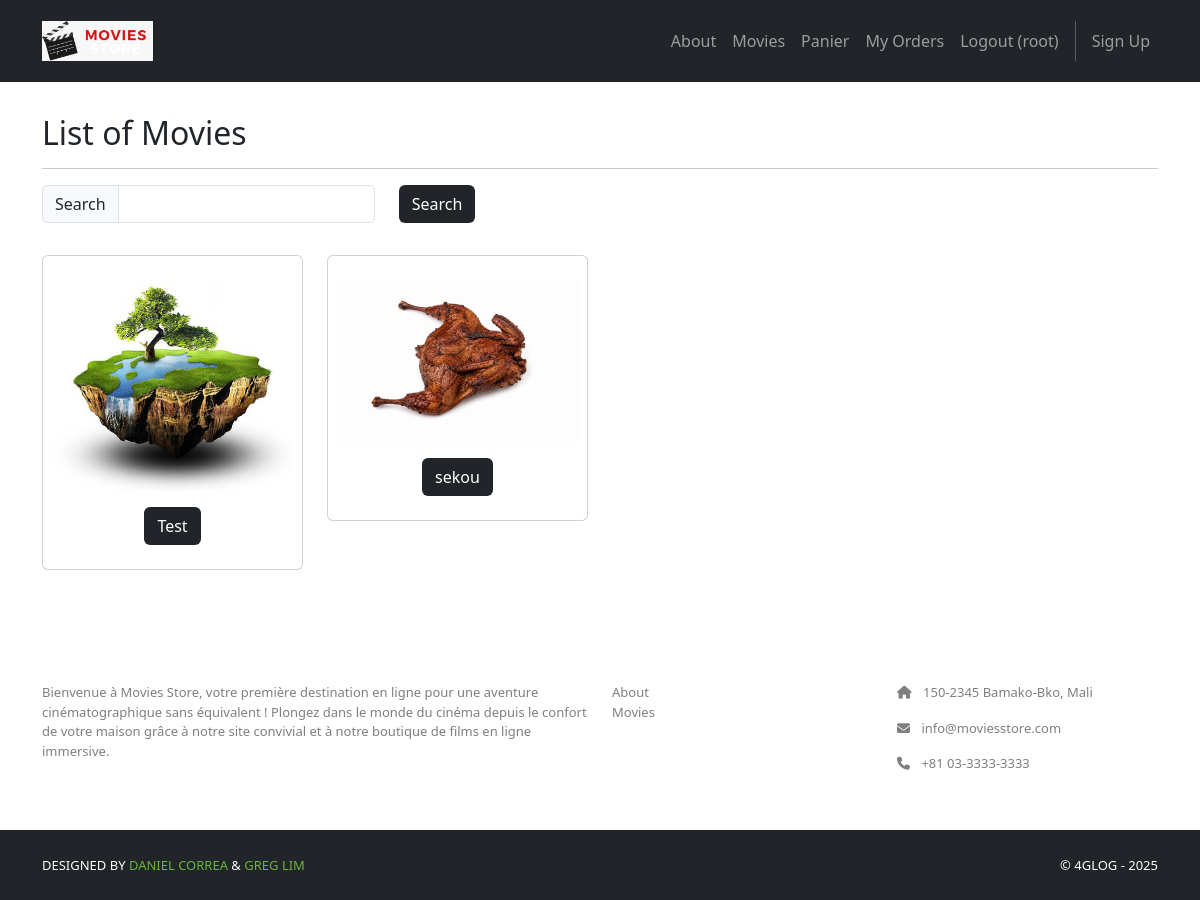
/movies/ (signed in), run on the app's committed database.
### movies/models.py (models this page shows, shortened)
class Movie(models.Model):
    id = models.AutoField(primary_key=True)
    title = models.CharField(max_length=255)
    price = models.IntegerField()
    description = models.TextField()
    image = models.ImageField(upload_to='movies/images')

### movies/views.py (the view)
# urls.py: path('', views.index, name='cart.index'),
def index(request):
    search_term = request.GET.get('search')
    if search_term:
        movies = Movie.objects.filter(title__icontains=search_term)
    else:
        movies = Movie.objects.all()
    template_data = {}
    template_data['title'] = 'Movies'
    template_data['movies'] = movies
    return render(request, 'movies/index.html', {'template_data': template_data})

### movies/templates/movies/index.html
{% extends 'base.html' %}
{% block content %}
{% load static %}
<div class="p-3">
  <div class="container">
    <div class="row mt-3">
      <div class="col mx-auto mb-3">
        <h2>List of Movies</h2>
        <hr />
         <p class="card-text">
          <form method="GET">
            <div class="row">
              <div class="col-auto">
                <div class="input-group col-auto">
                  <div class="input-group-text">
                    Search</div>
                  <input type="text" class="form-control"
                    name="search">
                </div>
              </div>
              <div class="col-auto">
                <button class="btn bg-dark text-white"
                  type="submit">Search</button>
              </div>
            </div>
          </form>
        </p>
      </div>
    </div>
    <div class="row">
      {% for movie in template_data.movies %}
      <div class="col-md-4 col-lg-3 mb-2">
        <div class="p-2 card align-items-center pt-4">
          <img src="{{ movie.image.url }}" class="card-img-top rounded">
          <div class="card-body text-center">
            <a href="{% url 'movies.show' id=movie.id %}" class="btn bg-dark text-white">
              {{ movie.title }}
            </a>
          </div>
        </div>
      </div>
      {% endfor %}
    </div>
  </div>
</div>
{% endblock content %}

### moviesstore/templates/base.html (shortened to what this page needs)
<!doctype html>
<html>
  <head>
    {% load static %}
    <link
      rel="stylesheet"
      type="text/css"
      href="{% static 'css/style.css' %}"
    />
    <link
      href="https://cdn.jsdelivr.net/npm/bootstrap@5.3.3/dist/css/bootstrap.min.css"
      rel="stylesheet"
    />
    <link
      rel="stylesheet"
      href="https://cdnjs.cloudflare.com/ajax/libs/font-awesome/6.1.1/css/all.min.css"
    />
  </head>
  <body>
    <nav class="p-3 navbar navbar-dark bg-dark navbar-expand-lg">
      <div class="container">
        <a class="navbar-brand" href="{% url 'home.index' %}">
          <img src="{% static 'img/logo.jpeg' %}" alt="logo" height="40" />
        </a>
        <div class="collapse navbar-collapse" id="navbarNavAltMarkup">
          <div class="navbar-nav ms-auto navbar-ml">
            <a class="nav-link" href="{% url 'home.about' %}">About</a>
            <a class="nav-link" href="{% url 'movies.index' %}">Movies</a>
            <a class="nav-link" href="{% url 'cart.index' %}">Panier</a>
            {% if user.is_authenticated %}
            <a class="nav-link" href="{% url 'accounts.orders' %}">My Orders</a>
            <a class="nav-link" href="{% url 'accounts.logout' %}"
              >Logout ({{ user.username }})</a
            >
            {% else %}
            <a class="nav-link" href="{% url 'accounts.login' %}">Login</a>
            {% endif %}
            <a class="nav-link" href="{% url 'accounts.signup' %}">Sign Up</a>
          </div>
        </div>
      </div>
    </nav>
    <div>{% block content %} {% endblock content %}</div>
    <section class="p-3 ms-footer d-none d-md-block">
      <div class="container">
        <div class="row mt-3 text-white">
          <div class="col-md-6 col-lg-6 col-xl-6 mx-auto mb-4">
            <b>MOVIES STORE</b>
            <hr />
            <p>
              Bienvenue à Movies Store, votre première destination en ligne pour
              une aventure cinématographique sans équivalent ! Plongez dans le
              monde du cinéma depuis le confort de votre maison grâce à notre
              site convivial et à notre boutique de films en ligne immersive.
            </p>
          </div>
          <div class="col-md-3 col-lg-3 col-xl-3 mx-auto mb-4">
            <b>LINKS</b>
            <hr />
            <p>
              <a class="nav-link" href="{% url 'home.about' %}">About</a>
              <a class="nav-link" href="{% url 'movies.index' %}">Movies</a>
            </p>
          </div>
          <div class="col-md-3 col-lg-3 col-xl-3 mx-auto mb-4">
            <b>CONTACT</b>
            <hr />
            <p><i class="fas fa-home me-2"></i> 150-2345 Bamako-Bko, Mali</p>
            <p><i class="fas fa-envelope me-2"></i> info@moviesstore.com</p>
            <p><i class="fas fa-phone me-2"></i> +81 03-3333-3333</p>
          </div>
        </div>
      </div>
    </section>
    <section class="p-3 ms-footer-bottom bg-dark">
      <div class="container d-flex justify-content-between">
        <div class="me-5 text-white">
          <span
            >DESIGNED BY
            <a href="https://www.x.com/danielgarax" target="_blank"
              >DANIEL CORREA</a
            >
            &
            <a href="https://www.x.com/greglim81" target="_blank">GREG LIM</a>
          </span>
        </div>
        <div class="text-white">
          <span>© 4GLOG - 2025</span>
        </div>
      </div>
    </section>
  </body>
</html>

### moviesstore/static/css/style.css (style rules this page uses)
.bg-dark { background-color: #2E2E2E !important; }
.ms-footer p { color: #7F7F7F; font-size: 13px; }
.ms-footer-bottom span { font-size: 13px; line-height: 38px; }
.ms-footer-bottom a { color: #6ab43e; text-decoration: none; }

### data on the page
Movie: image (picture), title "Test"
Movie: image (picture), title "sekou"

### other printed values
{{ user.username }} "root"
